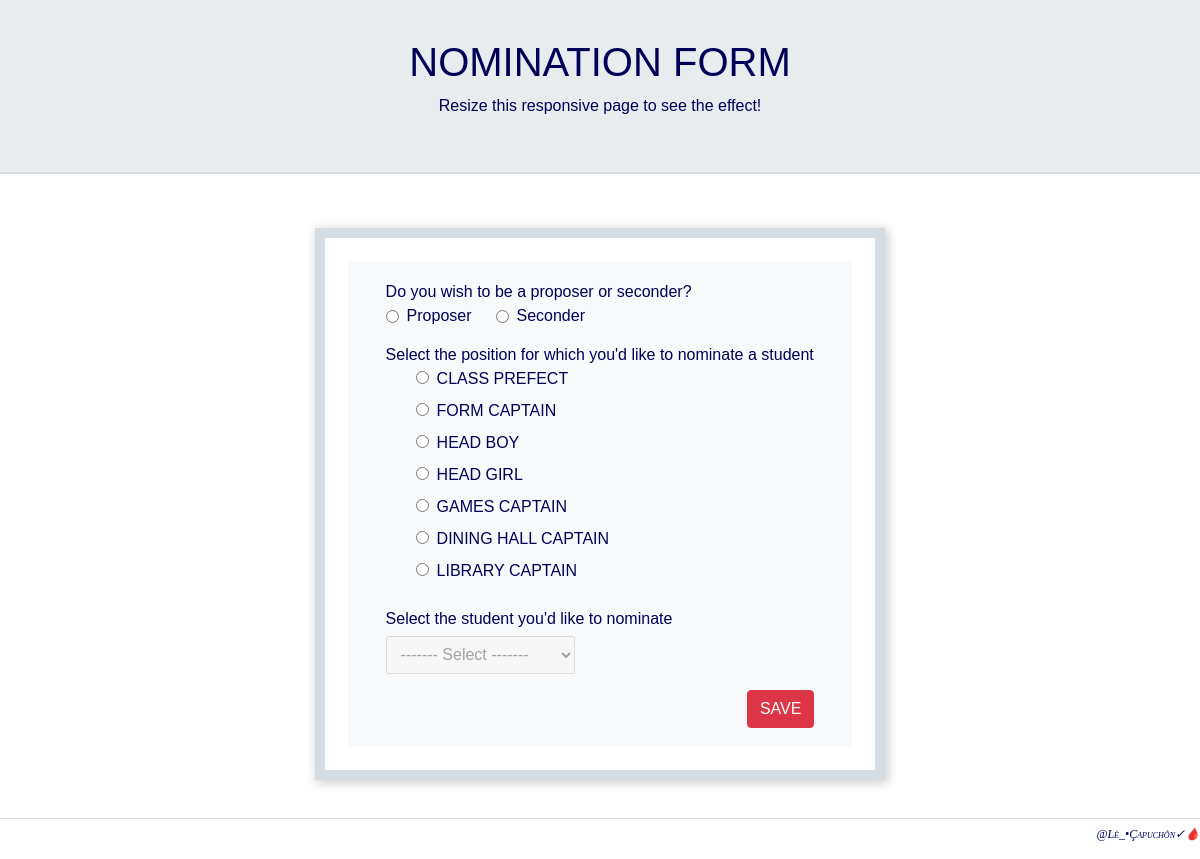
Screenshot of /nomination_form.php (signed in) with the database file from the repository.
### tables this page shows
CREATE TABLE `positions_tbl` (
  `position_id` int(11) NOT NULL,
  `position_name` varchar(128) NOT NULL,
  `position_level` varchar(128) NOT NULL,
  `position_eligibility` int(11) NOT NULL
);

### functions.php (called while the page is built, shortened)
<?php
function connect_to_db() {
    $db_host = "localhost";
    $db_user = "root";
    $db_name = "elections";
    $db_pass = "";
    $elections_link = new mysqli($db_host, $db_user, $db_pass, $db_name) or
    die("Connection failed: %s\n. $elections_link -> error");
    return $elections_link;
}
function get_positions_details($form_number) {
    $link = connect_to_db();
    if($form_number == "1" || $form_number == "2" || $form_number == "4") {
        $query = mysqli_query($link, "SELECT * FROM positions_tbl WHERE position_eligibility = 1234 ORDER BY position_level");
    } else {
        $query = mysqli_query($link, "SELECT * FROM positions_tbl ORDER BY position_level");
    }
    $table_rows = array();
    while($row = mysqli_fetch_array($query)) {
        $table_rows[] = $row;
    }
    return $table_rows;
}

### nomination_form.php (the view, shortened to what this page needs)
<?php
include_once 'header.php';
if(isset($_SESSION["userEmail"])) {
    $nominator_class = $_SESSION["userClass"];
}
if(isset($_SESSION["userEmail"]) && $_SESSION["userType"] == "student") {
    $link = connect_to_db();
    $result = mysqli_fetch_array(mysqli_query($link, "SELECT * FROM classes_tbl WHERE class_id = '$nominator_class'"));
    $user_FormNumber = $result['form_number'];
    $user_StreamName = $result['stream_name'];
} else {
    $user_FormNumber = "";
}
?>
<div class="jumbotron jumbotron-top text-center">
    <h1>NOMINATION FORM</h1>
    <p>Resize this responsive page to see the effect!</p>
</div>
<div class="container nominate_body">
    <div class="row justify-content-md-center">
        <div class="col-md-auto double_paper">
            <div class="bg-light rounded nominate_paper">
                <form id="nomination_form">
                    <p style="margin-bottom: 0">Do you wish to be a proposer or seconder?</p>
                    <div class="form-group row m-auto">
                        <input class="my-auto mr-2" type="radio" name="nominator_type" id="proposer" value="proposer">
                        <label class="my-auto mr-4" for="proposer">Proposer</label>
                        <input class="my-auto mr-2" type="radio" name="nominator_type" id="seconder" value="seconder">
                        <label class="my-auto mr-4" for="seconder">Seconder</label>
                    </div>
                    <p style="margin-top: 15px; margin-bottom: 0">Select the position for which you'd like to nominate a student</p>
                    <div class="form-group col mx-auto">
                        <div class="col">
                            <?php
                            $position = get_positions_details($user_FormNumber);
                            foreach ($position as $row) {
                                echo "<input class='mr-2' type='radio' name='position_id' value='$row[position_id]'>";
                                echo "<label>$row[position_name]</label><br>";
                            }
                            ?>
                        </div>
                    </div>
                    <p style="margin-top: 0; margin-bottom: 5px">Select the student you'd like to nominate</p>
                    <div class="form-group row mx-auto">
                        <div class="col p-0">
                            <select class="frm_inputs" name="select_student" id="select_student" style="width: 5cm" disabled>
                                <option hidden>------- Select -------</option>
                            </select>
                        </div>
                    </div>
                    <div class="form-group row justify-content-end m-auto">
                        <input class="btn btn-danger" type="submit" id="btn_save_nomination_details" value="SAVE">
                    </div>
                </form>
            </div>
        </div>
    </div>
</div>
<?php
include_once 'footer.php';
?>

### header.php (shortened to what this page needs)
<?php
include 'functions.php';
?>
<!DOCTYPE html>
<html lang="en-gb">
<head>
    <link rel="stylesheet" href="https://cdnjs.cloudflare.com/ajax/libs/font-awesome/5.15.1/css/fontawesome.min.css" />
    <link rel="stylesheet" href="https://cdn.jsdelivr.net/npm/google-material-design-icons@1.0.0/icons.min.css">
    <link rel="stylesheet" href="https://cdn.jsdelivr.net/npm/bootstrap@4.5.3/dist/css/bootstrap.min.css">
    <link rel="stylesheet" href="https://cdn.jsdelivr.net/npm/material-icons-css@1.0.1/css/material-icons.min.css">
    <link rel="stylesheet" href="https://cdn.datatables.net/1.10.22/css/dataTables.bootstrap4.min.css">
    <link rel="stylesheet" href="css/my_style.css" type="text/css">
</head>
<body>
<div class="wrapper">

### footer.php (shortened to what this page needs)
<hr style="border-color: #d4dde3">
<div class="text-right">
    <p class="sign">@Lè_•Çapuchôn✓🩸</p>
</div>
</div>
</body>
</html>

### css/my_style.css (style rules this page uses)
body { color: #000058; background: url("../imgs/gaussian-blur3.jpg"); background-size: cover; }
body hr { margin-bottom: 0; }
.sign { margin-bottom: 10px; font: italic small-caps 12px/30px Lucida Handwriting, cursive; }
.frm_inputs { width: 100%; height: 1cm; padding: 5px 10px; }
.jumbotron-top { padding: 1cm; border-bottom: 2px solid #d4dde3; border-radius: 0; }
.nominate_body .double_paper { width: 50%; padding: 2%; margin: 2% auto; border: 10px solid #d4dde3; box-shadow: 2px 2px 10px 1px rgba(0, 0, 0, 0.2); }
#nomination_form { width: 100%; padding: 0.5cm 1cm; }
* { margin: 0; padding: 0; outline: none; font-family: 'Poppins', sans-serif; }

### rows the page displays
positions_tbl: position_name "CLASS PREFECT"
positions_tbl: position_name "FORM CAPTAIN"
positions_tbl: position_name "HEAD BOY"
positions_tbl: position_name "HEAD GIRL"
positions_tbl: position_name "GAMES CAPTAIN"
positions_tbl: position_name "DINING HALL CAPTAIN"
positions_tbl: position_name "LIBRARY CAPTAIN"
